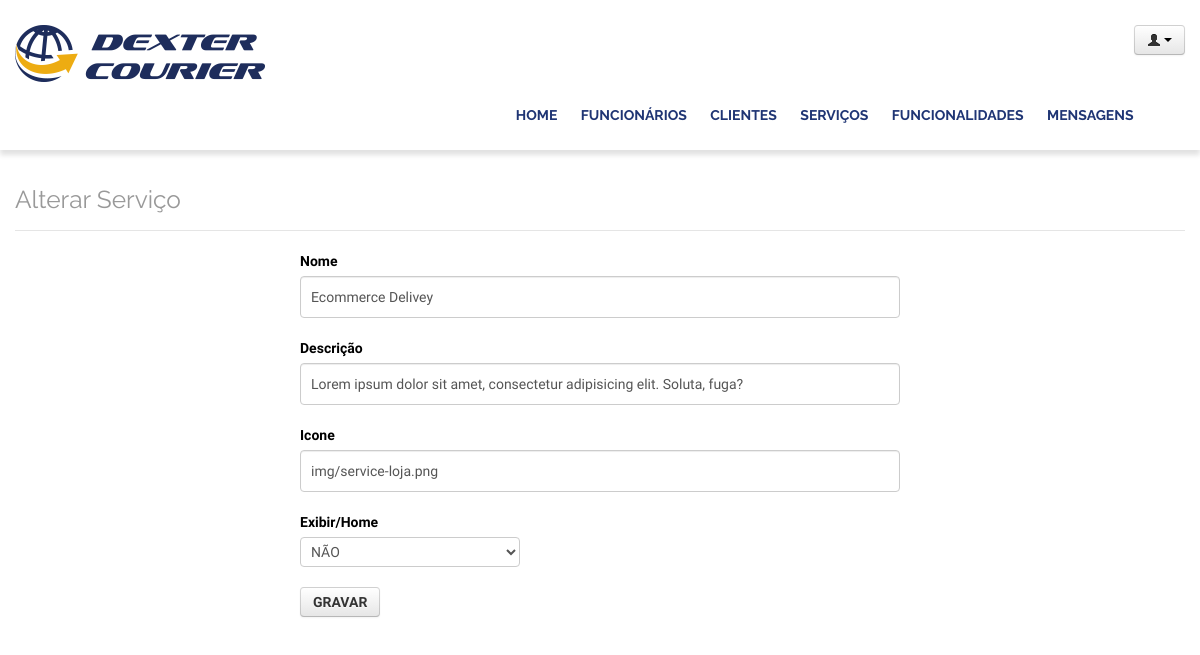
The page /lamp/admin/alterarServico.php?id=1 (signed in) on the database its author committed.
### tables this page shows
CREATE TABLE `servicos` (
  `id` int(11) NOT NULL AUTO_INCREMENT,
  `nome` varchar(200) DEFAULT NULL,
  `descricao` varchar(200) DEFAULT NULL,
  `url_icone` varchar(200) DEFAULT NULL,
  `home` tinyint(1) DEFAULT NULL,
  `ip` varchar(2) DEFAULT NULL,
  PRIMARY KEY (`id`)
);

### lamp/include/banco.php (called while the page is built, shortened)
<?php
	function ver($tabela, $onde, $campos = "*"){
			$sql = "select $campos from $tabela where $onde";
			$link = mysqli_connect ( 'localhost', 'admin', '4linux', 'dexter500') or die ("Cloud not connect to mysql");
			$query = mysqli_query( $link, $sql );
			return mysqli_fetch_array( $query );
}

### lamp/admin/alterarServico.php (the view, shortened to what this page needs)
    <header class="header">
        <?php
                require 'topo.php' ;
                	if( $_POST ){
		              $retorno = alterar('servicos',  $_POST, " id = '{$_GET['id']}'");
                	  if( $retorno ){
                			header('location:servicos.php');
                			exit();
                		}
                	}else{
                	    $registro = ver('servicos', " id = '{$_GET['id']}'");
                	}
            ?>
    </header>
    <div class="container">
    <div class="row">
    <div class="span12" style="margin-top:20px">
        <legend class="title">
            <h3>Alterar Serviço</h3>
        </legend>
		<form action="#" method="post" class="form" disabled="disabled">
			<p>
				<label for="nome">Nome</label> <input type="text" name="nome"
					id="nome" value="<?php echo $registro['nome'] ?>" required>
			</p>
			<p>
				<label for="email">Descrição</label> <input type="text" name="descricao"
					id="descricao" value="<?php echo $registro['descricao'] ?>" required>
			</p>
			<p>
				<label for="tel">Icone</label> <input type="text" name="url_icone"
					id="url_icone" value="<?php echo $registro['url_icone'] ?>" required>
			</p>
			<p>
				<label for="home">Exibir/Home</label>
				 <select name="home" id="home">
            		<option value="f" <?php echo ($registro['home'] == 'f') ? 'selected = true' : '' ?>>NÃO</option>
				 </select>
			</p>
			<p>
				<button class="btn">Gravar</button>
			</p>
		</form>
    </div>
</div>
</div>
</body>
</html>

### lamp/include/css/style.css (style rules this page uses)
body { margin: 0; padding: 0; background: #F5F5F5; color: #555; font-family: 'Open Sans', sans-serif; font-weight: 300; }
.container { width:980px; margin: 0 auto; display: block; }
.header { width: 100%; background-color: white; padding: 15px; overflow: hidden; box-sizing: border-box; -webkit-box-shadow: 0 5px 5px rgba(0,0,0,.12); -moz-box-shadow: 0 5px 5px rgba(0,0,0,.12); box-shadow: 0 5px 5px rgba(0,0,0,.12); }
.title { font-family: 'Raleway', sans-serif; }
.title h3 { font-weight: normal; color: #999; }
.form { max-width: 600px; margin: 0 auto; }
.form label { font-weight: 600; }
.form input, .form textarea { width: 100%; max-width: 100%; background:none; border:1px solid #ccc; padding:10px 5px; font-size:1.4em; }
.btn { background-color: #1f3574; text-transform: uppercase; color: #fff; text-decoration: none; padding: 10px 25px; font-weight: 700; border:0; font-size: 1em; }

### lamp/admin/alterarServico.php (style rules this page uses)
textarea, input[type="text"], input[type="password"], input[type="datetime"], input[type="datetime-local"], input[type="date"], input[type="month"], input[type="time"], input[type="week"], input[type="number"], input[type="email"], input[type="url"], input[type="search"], input[type="tel"], input[type="color"], .uneditable-input { padding: 10px; height:auto; }

### rows shown on the page
servicos: nome "Ecommerce Delivey", descricao "Lorem ipsum dolor sit amet, consectetur adipisicing elit. Soluta, fuga?", url_icone "img/service-loja.png"
